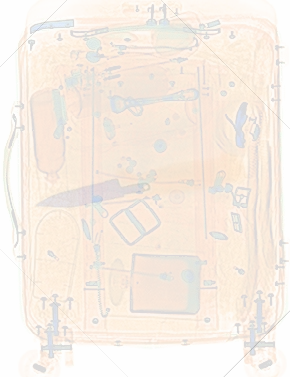
#> input picture step-2.png, 290 x 377 px, found by its file name
$ python Step-3-PIL-contrast.py
#> lines starting #> are read from the running program, lines starting #| are printed output that depends on the picture
#Not so mandatory step but can be done at your own wish
from PIL import Image, ImageEnhance

#read the image
im = Image.open("Mix/step-2.png")
#> im is the input picture: PIL image 290x377 RGBA; mean R, G, B, A 228.7, 197.5, 166.7, 75

#image contrast enhancer
enhancer = ImageEnhance.Contrast(im)

factor = 3.5 #increase contrast
im_output = enhancer.enhance(factor)
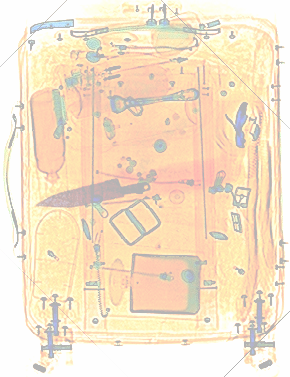
#> im_output: PIL image 290x377 RGBA; mean R, G, B, A 223.2, 162.1, 77.1, 75; transparent parts drawn white
im_output.save('Mix/result.png')
